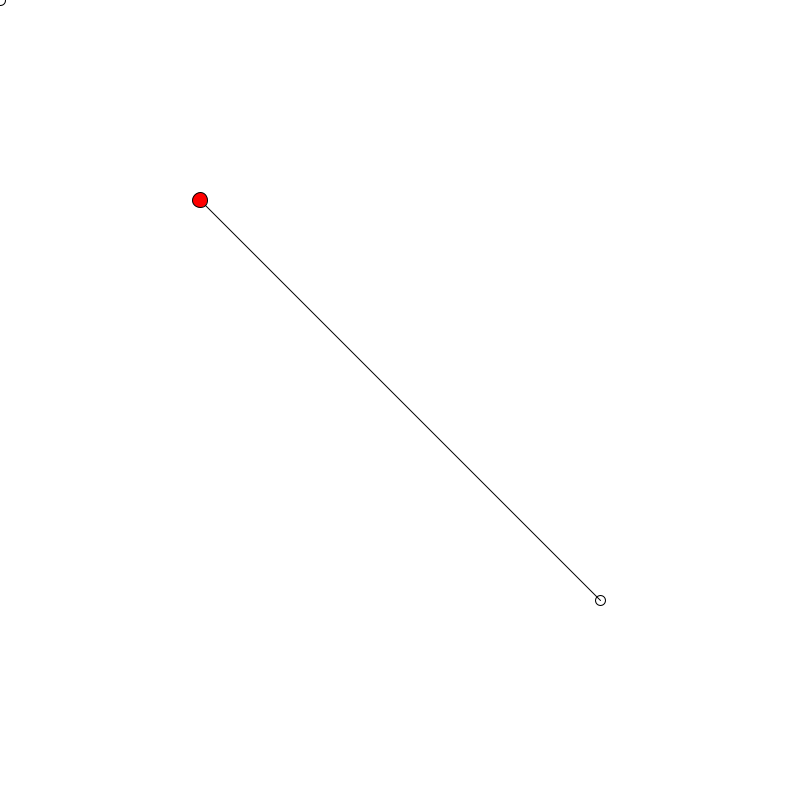
Frame 1 (no input)
Frame 60 (the mouse pressed at the canvas centre just before this capture): identical to frame 1, image omitted
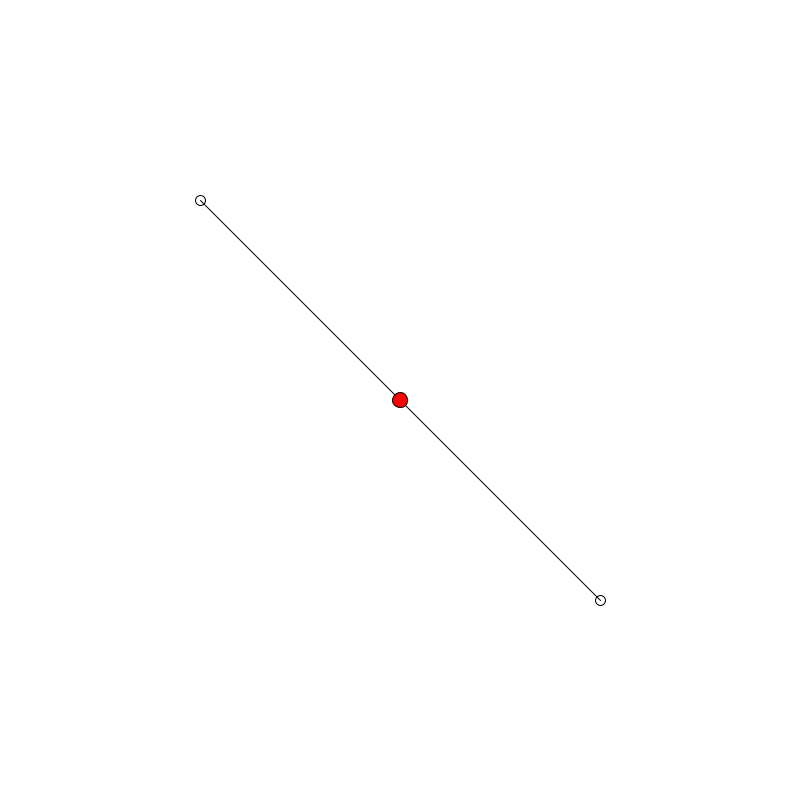
Frame 120 (the mouse held since frame 60 and released just before this capture)

The Processing sketch that drew these frames (run headless with seeded random() and noise(); from frame 60 on, the mouse is pressed at the canvas centre):

// Processing sketch: ClosestPointToLine
// ── ClosestPointToLine.pde

/*

 Closest Point To Line by Amnon Owed (April 2013)
 https://github.com/AmnonOwed
 http://vimeo.com/amnon

 Find the closest point on line AB to point P.

 Built with Processing 1.5.1

*/

PVector p1 = new PVector(200, 200);
PVector p2 = new PVector(600, 600);
PVector p3 = new PVector();

void setup() {
  size(800, 800);
  noFill();
}

void draw() {
  background(255);
  p3.set(mouseX, mouseY, 0);
  noFill();
  stroke(0);
  strokeWeight(1);
  ellipse(p1.x, p1.y, 10, 10);
  ellipse(p2.x, p2.y, 10, 10);
  ellipse(p3.x, p3.y, 10, 10);
  line(p1.x, p1.y, p2.x, p2.y);
  PVector cp = closestPoint(p1, p2, p3);
  fill(255, 0, 0);
  ellipse(cp.x, cp.y, 15, 15);
}

PVector closestPoint(PVector a, PVector b, PVector p) {
  PVector v1 = a.get();
  PVector v2 = b.get();
  PVector v3 = p.get();
  v2.sub(v1);
  v3.sub(v1);
  float t = v3.dot(v2) / pow(v2.mag(), 2);
  if (t < 0.0) {
    return a.get();
  } else if (t > 1.0f) {
    return b.get();
  }
  v2.mult(t);
  return PVector.add(v1, v2);
}
